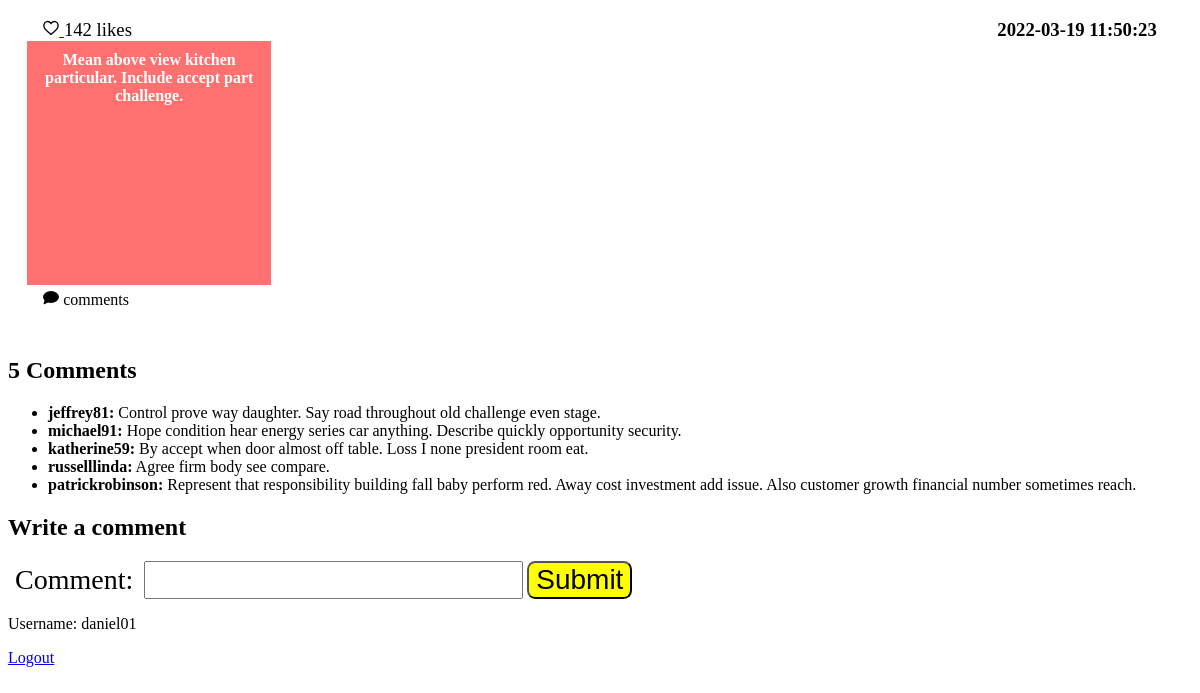
The page /view_comments/2 (signed in) on the database its author committed.
### tables this page shows
CREATE TABLE posts
(
    id INTEGER PRIMARY KEY AUTOINCREMENT,
    author TEXT NOT NULL,
    message TEXT NOT NULL,
    background TEXT NOT NULL,
    submission_time TEXT NOT NULL
);

CREATE TABLE comments
(
    id INTEGER PRIMARY KEY AUTOINCREMENT,
    post_id INTEGER NOT NULL,
    author TEXT NOT NULL,
    content TEXT NOT NULL,
    submission_time TEXT NOT NULL
);

### app.py (the view)
@app.route("/view_comments/<int:post_id>", methods=["GET", "POST"])
@login_required
def view_comments(post_id):
    form = CommentForm()
    db = get_db()
    post = db.execute("""SELECT id, message, background, submission_time FROM posts WHERE id = ?;""",
                      (post_id,)).fetchone()
    is_liked = db.execute("""SELECT * FROM likes
                WHERE post_id = ? AND liker = ?""", (post["id"], session["username"])).fetchone() is not None
    if form.validate_on_submit():
        comment = form.comment.data
        db.execute("""INSERT INTO comments (post_id, author, content, submission_time) VALUES
                    (?, ?, ?, ?);""", (post["id"], session["username"], comment, current_datetime_sql_format()))
        db.commit()
    comments = db.execute("""SELECT author, content
        FROM comments
        WHERE post_id = ?;""", (post_id,)).fetchall()
    likes = db.execute("SELECT COUNT(*) AS 'likes' FROM likes WHERE post_id = ?;", (post["id"],)).fetchone()["likes"]
    return render_template("view_comments.html", post=post, is_liked=is_liked,
                           comments=comments, likes=likes, form=form)

### forms.py
class CommentForm(FlaskForm):
    comment = StringField("Comment:",
                          validators=[InputRequired(), Length(max=150)])
    submit = SubmitField()

### app.py (called while the page is built)
@app.before_request
def load_logged_in_user():
    g.user = session.get("username", None)

def login_required(view):
    @wraps(view)
    def wrapped_view(**kwargs):
        if g.user is None:
            return redirect(url_for("login", next=request.url))
        return view(**kwargs)
    return wrapped_view

### database.py (called while the page is built)
def get_db():
    if "db" not in g:
        g.db = sqlite3.connect(DATABASE,
            detect_types=sqlite3.PARSE_DECLTYPES
        )
        g.db.row_factory = sqlite3.Row
    return g.db

### templates/view_comments.html (shortened to what this page needs)
{% extends "base.html" %}
{% import 'macros.html' as macros %}
{% block stylesheets %}
    {{ macros.multiple_stylesheets(['root.css', 'home.css']) }}
{% endblock %}
{% block main_content %}
    <section class="post">
        <h3>{{ post.submission_time }}</h3>
        <p id="likes-and-submission-time">
            {% if is_liked %}
                <a href="{{ url_for('unlike_post', post_id=post.id) }}">{{ macros.heart('#ff0000') }}</a>
            {% else %}
                <a href="{{ url_for('like_post', post_id=post.id) }}">{{ macros.heart('#ffffff') }}</a>
            {%  endif %}
            {{ likes }} likes
        </p>
        <div style="background:{{ post.background }};">
            {{ post.message }}
        </div>
        <p id="comments">
            <a href="{{ url_for('view_comments', post_id=post['id']) }}">
                {{ macros.speech_bubble() }} {{ post.num_comments }} comments
            </a>
        </p>
    </section>
    <section>
        <h2>
            {{ comments|length }} Comments
        </h2>
        <ul>
            {% for comment in comments %}
                <li>
                    <strong>{{ comment.author }}:</strong> {{ comment.content }}
                </li>
            {% endfor %}
        </ul>
    </section>
    <section>
        <h2>Write a comment</h2>
        <form action="" method="POST" novalidate>
            {{ macros.label_field_errors(form.comment) }}
            {{ form.submit() }}
        </form>
    </section>
{% endblock %}

### static/styles/root.css (style rules this page uses)
:root { font-size: 16px; }

### static/styles/home.css (style rules this page uses)
.post { display: grid; grid-template-areas: "likes date" "post post" "comments comments"; margin: 1.2em; }
.post > h3 { grid-area: date; margin: 0; padding-right: 1rem; text-align: right; }
#likes-and-submission-time { grid-area: likes; font-size: 1.17em; margin: 0; padding-left: 1rem; text-align: left; }
.post > div { grid-area: post; width: 14rem; height: 14rem; display: table-cell; padding: 10px; vertical-align: middle; text-align: center; font-weight: bold; color: white; }
#comments { grid-area: comments; min-height: 2rem; padding-left: 1rem; padding-top: 0.25rem; margin-top: 0; }
#comments a { color: black; text-decoration: none; }
form * { font-size: 1.75rem; padding-left: 0.25em; padding-right: 0.25em; }
form > input[type=submit] { background: yellow; border-radius: 0.3em; }

### rows shown on the page
posts: submission_time "2022-03-19 11:50:23", message "Mean above view kitchen particular. Include accept part challenge."
comments: author "jeffrey81", content "Control prove way daughter. Say road throughout old challenge even stage."
comments: author "michael91", content "Hope condition hear energy series car anything. Describe quickly opportunity security."
comments: author "katherine59", content "By accept when door almost off table. Loss I none president room eat."
comments: author "russelllinda", content "Agree firm body see compare."
comments: author "patrickrobinson", content "Represent that responsibility building fall baby perform red. Away cost investment add issue. Also customer growth financial number sometimes reach."

### other values the page prints
{{ likes }} "142"
{{ comments|length }} "5"
{{ field.label }} "Comment:"
{{ g.user }} "daniel01"
